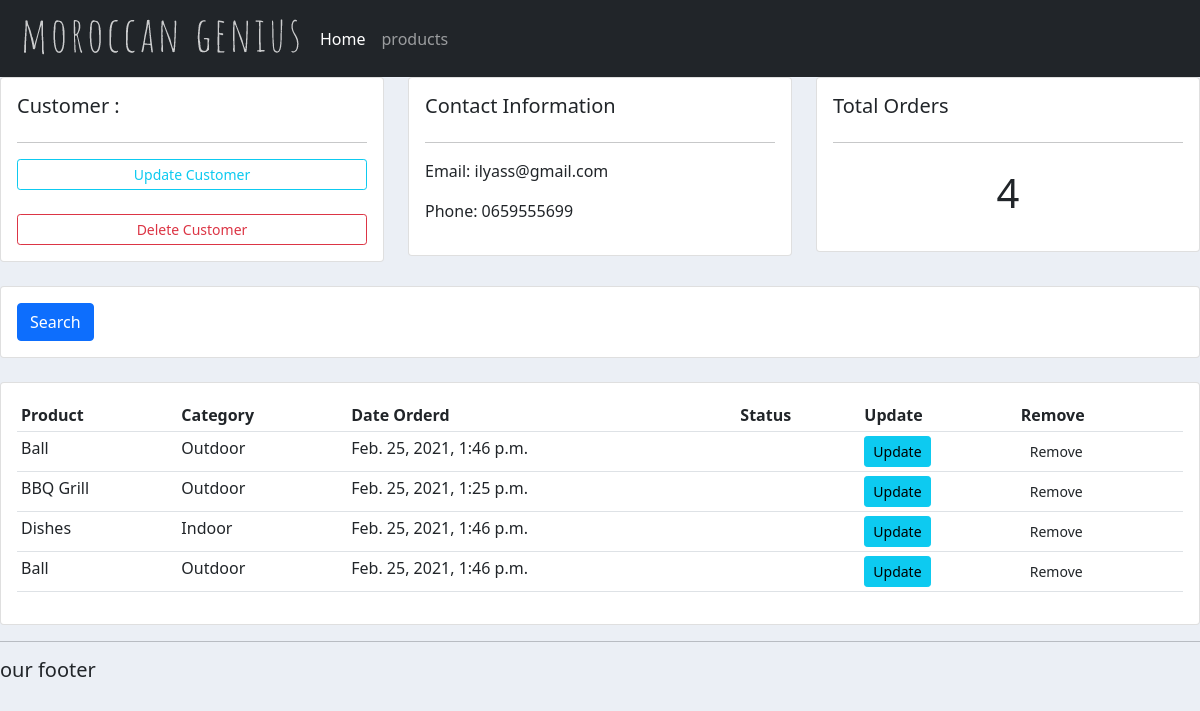
Screenshot of /customers/1/ with the database file from the repository.
### accounts/models.py (models this page shows, shortened)
class Customer(models.Model):
    name = models.CharField(max_length=200, null=True)
    phone= models.CharField(max_length=200, null=True)
    email= models.CharField(max_length=200, null=True)
    date_create = models.DateTimeField(auto_now_add=True)

class Order(models.Model):
    STATUS = (
        ('Pending' , 'Pending'),
        ('out for delivery','out for deliver'),
        ('Delivered','Delivered'),
    )
    customer = models.ForeignKey(Customer, null=True, on_delete=models.SET_NULL)
    product = models.ForeignKey(Product, null=True, on_delete=models.SET_NULL)
    date_created = models.DateTimeField(auto_now_add=True)
    status = models.CharField(max_length=200, null=True, choices=STATUS)

class Product(models.Model):
    CATEGORY = (
        ('Indoor','Indoor'),
        ('Outdoor','Outdoor'),
    )
    name = models.CharField(max_length=200, null=True)
    price = models.FloatField()
    category = models.CharField(max_length=200, null=True, choices=CATEGORY)
    description = models.CharField(max_length=200, null=True, blank=True)
    date_created = models.DateTimeField(auto_now_add=True)
    tags = models.ManyToManyField(Tag)
    def __str__(self):
        return self.name

### accounts/views.py (the view)
# urls.py: path('customers/<str:pk>/',views.customers, name='customers'),
def customers(request, pk):
    customer = Customer.objects.get(id=pk)
    orders = customer.order_set.all()
    orders_count = orders.count()
    context = { 'customer':customer ,'orders':orders ,'orders_count':orders_count}
    return render(request , 'accounts/customers.html',context)

### accounts/templates/accounts/customers.html
{% extends 'accounts/main.html'%}
{% block content %}
    <div class="row">
        <div class="col-md">
            <div class="card card-body">
                <h5>Customer : </h5>
                <hr>
                <a class="btn btn-outline-info btn-sm btn-block" href="">Update Customer</a>
                <br>
                <a class="btn btn-outline-danger btn-sm btn-block" href="">Delete Customer</a>
            </div>
        </div>
        <div class="col-md">
            <div class="card card-body">
                <h5>Contact Information</h5>
                <hr>
                <p>Email: {{customer.email}}</p>
                <p>Phone: {{customer.phone}}</p>
            </div>
        </div>
        <div class="col-md">
            <div class="card card-body">
                <h5>Total Orders</h5>
                <hr>
                <h1 style="text-align: center; padding: 10px;">{{orders_count}}</h1>
            </div>
        </div>
    </div>
    <br>
    <div class="row">
        <div class="col">
            <div class="card card-body">
                <form method="get">
                    <button class="btn btn-primary" type="submit">Search</button>
                </form>
            </div>
        </div>
    </div>
    <br>
    <div class="row">
        <div class="col">
            <div class="card card-body">
                <table class="table table-sm">
                    <tr>
                        <th>Product</th>
                        <th>Category</th>
                        <th>Date Orderd</th>
                        <th>Status</th>
                        <th>Update</th>
                        <th>Remove</th>
                    </tr>
                      {% for order in orders %}
                      <tr>
                        <td>{{order.product}}</td>
                        <td>{{order.product.category}}</td>
                        <td>{{order.product.date_created}}</td>
                        <td>{{order.product.status}}</td>
                        <td><a class="btn btn-sm btn-info" href="#">Update</a></td>
                        <td><a class="btn btn-sm btn-infdanger" href="#">Remove</a></td>
                      </tr>
                      {% endfor %}
                </table>
            </div>
        </div>
    </div>
{% endblock %}

### static/css/main.css (style rules this page uses)
body { background-color :#ebeff5; }

### rows the page displays
Customer: email "ilyass@gmail.com", phone "0659555699"
Order: product "Ball", product.category "Outdoor", product.date_created "Feb. 25, 2021, 1:46 p.m."
Order: product "BBQ Grill", product.category "Outdoor", product.date_created "Feb. 25, 2021, 1:25 p.m."
Order: product "Dishes", product.category "Indoor", product.date_created "Feb. 25, 2021, 1:46 p.m."
Order: product "Ball", product.category "Outdoor", product.date_created "Feb. 25, 2021, 1:46 p.m."

### other values shown
{{ orders_count }} "4"
